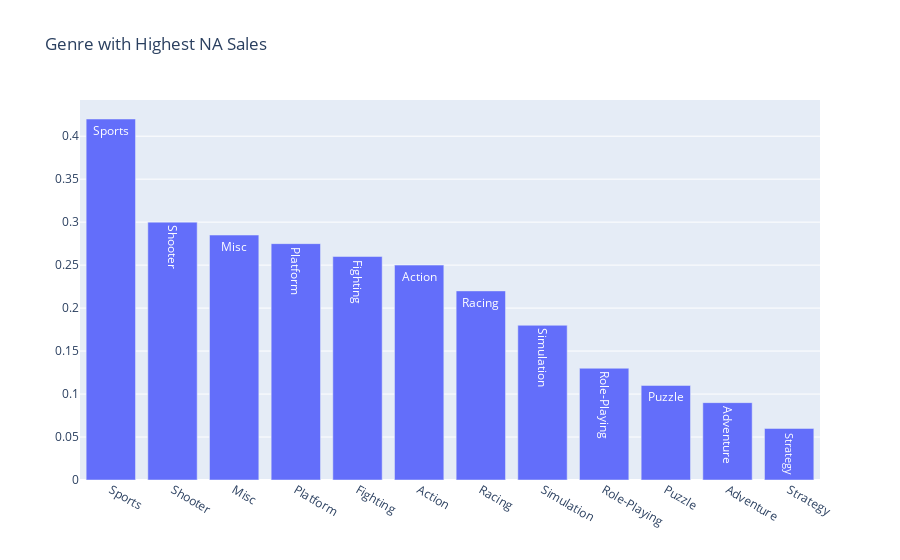

Notebook cell for this chart:
### Code cell
bar_dropped_data_duplicates = data_post_2000.groupby('Genre')['NA_Sales'].median().sort_values(ascending=False).reset_index()

data = [Bar(x = bar_dropped_data_duplicates['Genre'], y = bar_dropped_data_duplicates['NA_Sales'], text = bar_dropped_data_duplicates['Genre'])]
layout = Layout(title = "Genre with Highest NA Sales")

fig = Figure(data = data, layout = layout)

plotly.offline.iplot(fig,show_link = False)

### Figure 1 — Plotly figure (JSON) as saved in the notebook; plotly's stock layout.template omitted (floating-point values rounded to 4 significant figures)
{"data": [{"text": ["Sports", "Shooter", "Misc", "Platform", "Fighting", "Action", "Racing", "Simulation", "Role-Playing", "Puzzle", "Adventure", "Strategy"], "type": "bar", "x": ["Sports", "Shooter", "Misc", "Platform", "Fighting", "Action", "Racing", "Simulation", "Role-Playing", "Puzzle", "Adventure", "Strategy"], "y": [0.42, 0.3, 0.285, 0.275, 0.26, 0.25, 0.22, 0.18, 0.13, 0.11, 0.09, 0.06]}], "layout": {"title": {"text": "Genre with Highest NA Sales"}}}
